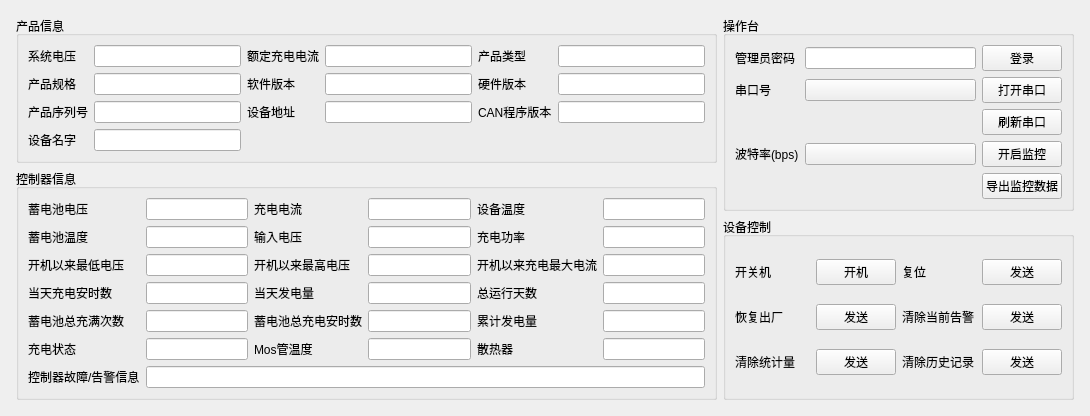
      <widget class="QWidget" name="tab">
       <attribute name="title">
        <string>实时监控</string>
       </attribute>
       <layout class="QHBoxLayout" name="horizontalLayout_2">
        <item>
         <layout class="QHBoxLayout" name="horizontalLayout_3" stretch="2,1">
          <property name="leftMargin">
           <number>5</number>
          </property>
          <property name="topMargin">
           <number>5</number>
          </property>
          <property name="rightMargin">
           <number>5</number>
          </property>
          <property name="bottomMargin">
           <number>5</number>
          </property>
          <item>
           <layout class="QVBoxLayout" name="verticalLayout" stretch="1,2">
            <item>
             <widget class="QGroupBox" name="groupBox">
              <property name="title">
               <string>产品信息</string>
              </property>
              <layout class="QHBoxLayout" name="horizontalLayout_4">
               <item>
                <layout class="QGridLayout" name="gridLayout">
                 <item row="1" column="3">
                  <widget class="QLineEdit" name="dc_software_ver"/>
                 </item>
                 <item row="2" column="5">
                  <widget class="QLineEdit" name="dc_can_ver"/>
                 </item>
                 <item row="1" column="2">
                  <widget class="QLabel" name="label_5">
                   <property name="text">
                    <string>软件版本</string>
                   </property>
                  </widget>
                 </item>
                 <item row="1" column="1">
                  <widget class="QLineEdit" name="dc_product_spec"/>
                 </item>
                 <item row="3" column="1">
                  <widget class="QLineEdit" name="dc_dev_name"/>
                 </item>
                 <item row="0" column="4">
                  <widget class="QLabel" name="label_3">
                   <property name="text">
                    <string>产品类型</string>
                   </property>
                  </widget>
                 </item>
                 <item row="0" column="2">
                  <widget class="QLabel" name="label_2">
                   <property name="text">
                    <string>额定充电电流</string>
                   </property>
                  </widget>
                 </item>
                 <item row="0" column="5">
                  <widget class="QLineEdit" name="dc_product_type"/>
                 </item>
                 <item row="3" column="0">
                  <widget class="QLabel" name="label_10">
                   <property name="text">
                    <string>设备名字</string>
                   </property>
                  </widget>
                 </item>
                 <item row="1" column="4">
                  <widget class="QLabel" name="label_6">
                   <property name="text">
                    <string>硬件版本</string>
                   </property>
                  </widget>
                 </item>
                 <item row="1" column="0">
                  <widget class="QLabel" name="label_4">
                   <property name="text">
                    <string>产品规格</string>
                   </property>
                  </widget>
                 </item>
                 <item row="2" column="1">
                  <widget class="QLineEdit" name="dc_product_sn"/>
                 </item>
                 <item row="2" column="4">
                  <widget class="QLabel" name="label_9">
                   <property name="text">
                    <string>CAN程序版本</string>
                   </property>
                  </widget>
                 </item>
                 <item row="1" column="5">
                  <widget class="QLineEdit" name="dc_hardware_ver"/>
                 </item>
                 <item row="0" column="0">
                  <widget class="QLabel" name="label">
                   <property name="text">
                    <string>系统电压</string>
                   </property>
                  </widget>
                 </item>
                 <item row="2" column="3">
                  <widget class="QLineEdit" name="dc_dev_addr"/>
                 </item>
                 <item row="2" column="2">
                  <widget class="QLabel" name="label_8">
                   <property name="text">
                    <string>设备地址</string>
                   </property>
                  </widget>
                 </item>
                 <item row="0" column="3">
                  <widget class="QLineEdit" name="dc_rate_charg_cur"/>
                 </item>
                 <item row="2" column="0">
                  <widget class="QLabel" name="label_7">
                   <property name="text">
                    <string>产品序列号</string>
                   </property>
                  </widget>
                 </item>
                 <item row="0" column="1">
                  <widget class="QLineEdit" name="dc_sys_vol"/>
                 </item>
                </layout>
               </item>
              </layout>
             </widget>
            </item>
            <item>
             <widget class="QGroupBox" name="groupBox_2">
              <property name="title">
               <string>控制器信息</string>
              </property>
              <layout class="QHBoxLayout" name="horizontalLayout_5">
               <item>
                <layout class="QGridLayout" name="gridLayout_2">
                 <item row="1" column="4">
                  <widget class="QLabel" name="label_16">
                   <property name="text">
                    <string>充电功率</string>
                   </property>
                  </widget>
                 </item>
                 <item row="4" column="0">
                  <widget class="QLabel" name="label_23">
                   <property name="text">
                    <string>蓄电池总充满次数</string>
                   </property>
                  </widget>
                 </item>
                 <item row="1" column="3">
                  <widget class="QLineEdit" name="dc_input_vol"/>
                 </item>
                 <item row="5" column="4">
                  <widget class="QLabel" name="label_28">
                   <property name="text">
                    <string>散热器</string>
                   </property>
                  </widget>
                 </item>
                 <item row="2" column="2">
                  <widget class="QLabel" name="label_18">
                   <property name="text">
                    <string>开机以来最高电压</string>
                   </property>
                  </widget>
                 </item>
                 <item row="2" column="0">
                  <widget class="QLabel" name="label_17">
                   <property name="text">
                    <string>开机以来最低电压</string>
                   </property>
                  </widget>
                 </item>
                 <item row="5" column="1">
                  <widget class="QLineEdit" name="dc_chg_state"/>
                 </item>
                 <item row="0" column="2">
                  <widget class="QLabel" name="label_12">
                   <property name="text">
                    <string>充电电流</string>
                   </property>
                  </widget>
                 </item>
                 <item row="4" column="4">
                  <widget class="QLabel" name="label_25">
                   <property name="text">
                    <string>累计发电量</string>
                   </property>
                  </widget>
                 </item>
                 <item row="3" column="1">
                  <widget class="QLineEdit" name="dc_today_chgAH"/>
                 </item>
                 <item row="2" column="5">
                  <widget class="QLineEdit" name="dc_open_max_chg_curr"/>
                 </item>
                 <item row="5" column="3">
                  <widget class="QLineEdit" name="dc_mos_tmp"/>
                 </item>
                 <item row="3" column="0">
                  <widget class="QLabel" name="label_20">
                   <property name="text">
                    <string>当天充电安时数</string>
                   </property>
                  </widget>
                 </item>
                 <item row="5" column="5">
                  <widget class="QLineEdit" name="dc_radiator"/>
                 </item>
                 <item row="3" column="3">
                  <widget class="QLineEdit" name="dc_today_genera"/>
                 </item>
                 <item row="1" column="5">
                  <widget class="QLineEdit" name="dc_charge_power"/>
                 </item>
                 <item row="2" column="1">
                  <widget class="QLineEdit" name="dc_open_min_vol"/>
                 </item>
                 <item row="4" column="3">
                  <widget class="QLineEdit" name="dc_total_bat_chgAH"/>
                 </item>
                 <item row="1" column="1">
                  <widget class="QLineEdit" name="dc_bat_tmp"/>
                 </item>
                 <item row="2" column="3">
                  <widget class="QLineEdit" name="dc_open_max_vol"/>
                 </item>
                 <item row="0" column="5">
                  <widget class="QLineEdit" name="dc_dev_tmp"/>
                 </item>
                 <item row="3" column="4">
                  <widget class="QLabel" name="label_22">
                   <property name="text">
                    <string>总运行天数</string>
                   </property>
                  </widget>
                 </item>
                 <item row="0" column="1">
                  <widget class="QLineEdit" name="dc_bat_vol"/>
                 </item>
                 <item row="0" column="4">
                  <widget class="QLabel" name="label_13">
                   <property name="text">
                    <string>设备温度</string>
                   </property>
                  </widget>
                 </item>
                 <item row="3" column="5">
                  <widget class="QLineEdit" name="dc_total_work_day"/>
                 </item>
                 <item row="1" column="2">
                  <widget class="QLabel" name="label_15">
                   <property name="text">
                    <string>输入电压</string>
                   </property>
                  </widget>
                 </item>
                 <item row="5" column="2">
                  <widget class="QLabel" name="label_27">
                   <property name="text">
                    <string>Mos管温度</string>
                   </property>
                  </widget>
                 </item>
                 <item row="0" column="0">
                  <widget class="QLabel" name="label_11">
                   <property name="text">
                    <string>蓄电池电压</string>
                   </property>
                  </widget>
                 </item>
                 <item row="1" column="0">
                  <widget class="QLabel" name="label_14">
                   <property name="text">
                    <string>蓄电池温度</string>
                   </property>
                  </widget>
                 </item>
                 <item row="4" column="2">
                  <widget class="QLabel" name="label_24">
                   <property name="text">
                    <string>蓄电池总充电安时数</string>
                   </property>
                  </widget>
                 </item>
                 <item row="0" column="3">
                  <widget class="QLineEdit" name="dc_charge_curr"/>
                 </item>
                 <item row="4" column="5">
                  <widget class="QLineEdit" name="dc_total_genera"/>
                 </item>
                 <item row="2" column="4">
                  <widget class="QLabel" name="label_19">
                   <property name="text">
                    <string>开机以来充电最大电流</string>
                   </property>
                  </widget>
                 </item>
                 <item row="3" column="2">
                  <widget class="QLabel" name="label_21">
                   <property name="text">
                    <string>当天发电量</string>
                   </property>
                  </widget>
                 </item>
                 <item row="5" column="0">
                  <widget class="QLabel" name="label_26">
                   <property name="text">
                    <string>充电状态</string>
                   </property>
                  </widget>
                 </item>
                 <item row="4" column="1">
                  <widget class="QLineEdit" name="dc_bat_overchg_times"/>
                 </item>
                 <item row="6" column="0">
                  <widget class="QLabel" name="label_29">
                   <property name="text">
                    <string>控制器故障/告警信息</string>
                   </property>
                  </widget>
                 </item>
                 <item row="6" column="1" colspan="5">
                  <widget class="QLineEdit" name="dc_fail_info"/>
                 </item>
                </layout>
               </item>
              </layout>
             </widget>
            </item>
           </layout>
          </item>
          <item>
           <layout class="QVBoxLayout" name="verticalLayout_2">
            <item>
             <widget class="QGroupBox" name="groupBox_3">
              <property name="title">
               <string>操作台</string>
              </property>
              <layout class="QHBoxLayout" name="horizontalLayout_6">
               <item>
                <layout class="QGridLayout" name="gridLayout_3">
                 <item row="2" column="2">
                  <widget class="PushButton" name="dc_refresh_port">
                   <property name="text">
                    <string>刷新串口</string>
                   </property>
                  </widget>
                 </item>
                 <item row="1" column="0">
                  <widget class="QLabel" name="label_31">
                   <property name="text">
                    <string>串口号</string>
                   </property>
                  </widget>
                 </item>
                 <item row="1" column="1">
                  <widget class="ComboBox" name="dc_port_list"/>
                 </item>
                 <item row="0" column="2">
                  <widget class="PushButton" name="dc_login">
                   <property name="styleSheet">
                    <string notr="true">PushButton, ToolButton, ToggleButton, ToggleToolButton {
    color: black;
    background: rgba(255, 255, 255, 0.7);
    border: 1px solid rgba(0, 0, 0, 0.073);
    border-bottom: 1px solid rgba(0, 0, 0, 0.183);
    border-radius: 5px;
    /* font: 14px 'HarmonyOS Sans SC'; */
    padding: 5px 12px 6px 12px;
    outline: none;
}

ToolButton {
    padding: 5px 9px 6px 8px;
}

PushButton[hasIcon=false] {
    padding: 5px 12px 6px 12px;
}

PushButton[hasIcon=true] {
    padding: 5px 12px 6px 36px;
}

DropDownToolButton, PrimaryDropDownToolButton {
    padding: 5px 31px 6px 8px;
}

DropDownPushButton[hasIcon=false],
PrimaryDropDownPushButton[hasIcon=false] {
    padding: 5px 31px 6px 12px;
}

DropDownPushButton[hasIcon=true],
PrimaryDropDownPushButton[hasIcon=true] {
    padding: 5px 31px 6px 36px;
}

PushButton:hover, ToolButton:hover, ToggleButton:hover, ToggleToolButton:hover {
    background: rgba(249, 249, 249, 0.5);
}

PushButton:pressed, ToolButton:pressed, ToggleButton:pressed, ToggleToolButton:pressed {
    color: rgba(0, 0, 0, 0.63);
    background: rgba(249, 249, 249, 0.3);
    border-bottom: 1px solid rgba(0, 0, 0, 0.073);
}

PushButton:disabled, ToolButton:disabled, ToggleButton:disabled, ToggleToolButton:disabled {
    color: rgba(0, 0, 0, 0.36);
    background: rgba(249, 249, 249, 0.3);
    border: 1px solid rgba(0, 0, 0, 0.06);
    border-bottom: 1px solid rgba(0, 0, 0, 0.06);
}


PrimaryPushButton,
PrimaryToolButton,
ToggleButton:checked,
ToggleToolButton:checked {
    color: white;
    background-color: #009faa;
    border: 1px solid #00a7b3;
    border-bottom: 1px solid #007780;
}

PrimaryPushButton:hover,
PrimaryToolButton:hover,
ToggleButton:checked:hover,
ToggleToolButton:checked:hover {
    background-color: #00a7b3;
    border: 1px solid #2daab3;
    border-bottom: 1px solid #007780;
}

PrimaryPushButton:pressed,
PrimaryToolButton:pressed,
ToggleButton:checked:pressed,
ToggleToolButton:checked:pressed {
    color: rgba(255, 255, 255, 0.63);
    background-color: #3eabb3;
    border: 1px solid #3eabb3;
}

PrimaryPushButton:disabled,
PrimaryToolButton:disabled,
ToggleButton:checked:disabled,
ToggleToolButton:checked:disabled {
    color: rgba(255, 255, 255, 0.9);
    background-color: rgb(205, 205, 205);
    border: 1px solid rgb(205, 205, 205);
}

SplitDropButton,
PrimarySplitDropButton {
    border-left: none;
    border-top-left-radius: 0;
    border-bottom-left-radius: 0;
}

#splitPushButton,
#splitToolButton,
#primarySplitPushButton,
#primarySplitToolButton {
    border-top-right-radius: 0;
    border-bottom-right-radius: 0;
}

#splitPushButton:pressed,
#splitToolButton:pressed,
SplitDropButton:pressed {
    border-bottom: 1px solid rgba(0, 0, 0, 0.183);
}

PrimarySplitDropButton:pressed {
    border-bottom: 1px solid #007780;
}

#primarySplitPushButton, #primarySplitToolButton {
    border-right: 1px solid #3eabb3;
}

#primarySplitPushButton:pressed, #primarySplitToolButton:pressed {
    border-bottom: 1px solid #007780;
}

HyperlinkButton {
    /* font: 14px 'Segoe UI', 'Microsoft YaHei'; */
    padding: 6px 12px 6px 12px;
    color: #009faa;
    border: none;
    border-radius: 6px;
    background-color: transparent;
}

HyperlinkButton[hasIcon=false] {
    padding: 6px 12px 6px 12px;
}

HyperlinkButton[hasIcon=true] {
    padding: 6px 12px 6px 36px;
}

HyperlinkButton:hover {
    color: #009faa;
    background-color: rgba(0, 0, 0, 10);
    border: none;
}

HyperlinkButton:pressed {
    color: #009faa;
    background-color: rgba(0, 0, 0, 6);
    border: none;
}

HyperlinkButton:disabled {
    color: rgba(0, 0, 0, 0.43);
    background-color: transparent;
    border: none;
}


RadioButton {
    min-height: 24px;
    max-height: 24px;
    background-color: transparent;
    font: 14px 'Segoe UI', 'Microsoft YaHei', 'PingFang SC';
    color: black;
}

RadioButton::indicator {
    width: 18px;
    height: 18px;
    border-radius: 11px;
    border: 2px solid #999999;
    background-color: rgba(0, 0, 0, 5);
    margin-right: 4px;
}

RadioButton::indicator:hover {
    background-color: rgba(0, 0, 0, 0);
}

RadioButton::indicator:pressed {
    border: 2px solid #bbbbbb;
    background-color: qradialgradient(spread:pad, cx:0.5, cy:0.5, radius:0.5, fx:0.5, fy:0.5,
            stop:0 rgb(255, 255, 255),
            stop:0.5 rgb(255, 255, 255),
            stop:0.6 rgb(225, 224, 223),
            stop:1 rgb(225, 224, 223));
}

RadioButton::indicator:checked {
    height: 22px;
    width: 22px;
    border: none;
    border-radius: 11px;
    background-color: qradialgradient(spread:pad, cx:0.5, cy:0.5, radius:0.5, fx:0.5, fy:0.5,
            stop:0 rgb(255, 255, 255),
            stop:0.5 rgb(255, 255, 255),
            stop:0.6 #009faa,
            stop:1 #009faa);
}

RadioButton::indicator:checked:hover {
    background-color: qradialgradient(spread:pad, cx:0.5, cy:0.5, radius:0.5, fx:0.5, fy:0.5,
            stop:0 rgb(255, 255, 255),
            stop:0.6 rgb(255, 255, 255),
            stop:0.7 #009faa,
            stop:1 #009faa);
}

RadioButton::indicator:checked:pressed {
    background-color: qradialgradient(spread:pad, cx:0.5, cy:0.5, radius:0.5, fx:0.5, fy:0.5,
            stop:0 rgb(255, 255, 255),
            stop:0.5 rgb(255, 255, 255),
            stop:0.6 #009faa,
            stop:1 #009faa);
}

RadioButton:disabled {
    color: rgba(0, 0, 0, 110);
}

RadioButton::indicator:disabled {
    border: 2px solid #bbbbbb;
    background-color: transparent;
}

RadioButton::indicator:disabled:checked {
    border: none;
    background-color: qradialgradient(spread:pad, cx:0.5, cy:0.5, radius:0.5, fx:0.5, fy:0.5,
            stop:0 rgb(255, 255, 255),
            stop:0.5 rgb(255, 255, 255),
            stop:0.6 rgba(0, 0, 0, 0.2169),
            stop:1 rgba(0, 0, 0, 0.2169));
}

TransparentToolButton,
TransparentToggleToolButton,
TransparentDropDownToolButton,
TransparentPushButton,
TransparentDropDownPushButton,
TransparentTogglePushButton {
    background-color: transparent;
    border: none;
    border-radius: 5px;
    margin: 0;
}

TransparentToolButton:hover,
TransparentToggleToolButton:hover,
TransparentDropDownToolButton:hover,
TransparentPushButton:hover,
TransparentDropDownPushButton:hover,
TransparentTogglePushButton:hover {
    background-color: rgba(0, 0, 0, 9);
    border: none;
}

TransparentToolButton:pressed,
TransparentToggleToolButton:pressed,
TransparentDropDownToolButton:pressed,
TransparentPushButton:pressed,
TransparentDropDownPushButton:pressed,
TransparentTogglePushButton:pressed {
    background-color: rgba(0, 0, 0, 6);
    border: none;
}

TransparentToolButton:disabled,
TransparentToggleToolButton:disabled,
TransparentDropDownToolButton:disabled,
TransprentPushButton:disabled,
TransparentDropDownPushButton:disabled,
TransprentTogglePushButton:disabled {
    background-color: transparent;
    border: none;
}


PillPushButton,
PillPushButton:hover,
PillPushButton:pressed,
PillPushButton:disabled,
PillPushButton:checked,
PillPushButton:checked:hover,
PillPushButton:checked:pressed,
PillPushButton:disabled:checked,
PillToolButton,
PillToolButton:hover,
PillToolButton:pressed,
PillToolButton:disabled,
PillToolButton:checked,
PillToolButton:checked:hover,
PillToolButton:checked:pressed,
PillToolButton:disabled:checked {
    background-color: transparent;
    border: none;
}
</string>
                   </property>
                   <property name="text">
                    <string>登录</string>
                   </property>
                  </widget>
                 </item>
                 <item row="3" column="2">
                  <widget class="PushButton" name="dc_open_monitor">
                   <property name="text">
                    <string>开启监控</string>
                   </property>
                  </widget>
                 </item>
                 <item row="3" column="0">
                  <widget class="QLabel" name="label_32">
                   <property name="text">
                    <string>波特率(bps)</string>
                   </property>
                  </widget>
                 </item>
                 <item row="0" column="0">
                  <widget class="QLabel" name="label_30">
                   <property name="text">
                    <string>管理员密码</string>
                   </property>
                  </widget>
                 </item>
                 <item row="1" column="2">
                  <widget class="PushButton" name="dc_open_port">
                   <property name="text">
                    <string>打开串口</string>
                   </property>
                  </widget>
                 </item>
                 <item row="3" column="1">
                  <widget class="ComboBox" name="dc_baud_list"/>
                 </item>
                 <item row="4" column="2">
                  <widget class="PushButton" name="dc_export_monitor">
                   <property name="text">
                    <string>导出监控数据</string>
                   </property>
                  </widget>
                 </item>
                 <item row="0" column="1">
                  <widget class="PasswordLineEdit" name="PasswordLineEdit"/>
                 </item>
                </layout>
               </item>
              </layout>
             </widget>
            </item>
            <item>
             <widget class="QGroupBox" name="groupBox_4">
              <property name="title">
               <string>设备控制</string>
              </property>
              <layout class="QHBoxLayout" name="horizontalLayout_7">
               <item>
                <layout class="QGridLayout" name="gridLayout_4">
                 <item row="1" column="2">
                  <widget class="QLabel" name="label_37">
                   <property name="text">
                    <string>清除当前告警</string>
                   </property>
                  </widget>
                 </item>
                 <item row="1" column="0">
                  <widget class="QLabel" name="label_35">
                   <property name="text">
                    <string>恢复出厂</string>
                   </property>
                  </widget>
                 </item>
                 <item row="2" column="0">
                  <widget class="QLabel" name="label_36">
                   <property name="text">
                    <string>清除统计量</string>
                   </property>
                  </widget>
                 </item>
                 <item row="2" column="2">
                  <widget class="QLabel" name="label_38">
                   <property name="text">
                    <string>清除历史记录</string>
                   </property>
                  </widget>
                 </item>
                 <item row="0" column="2">
                  <widget class="QLabel" name="label_34">
                   <property name="text">
                    <string>复位</string>
                   </property>
                  </widget>
                 </item>
                 <item row="0" column="0">
                  <widget class="QLabel" name="label_33">
                   <property name="text">
                    <string>开关机</string>
                   </property>
                  </widget>
                 </item>
                 <item row="0" column="1">
                  <widget class="PushButton" name="dc_onoff_power">
                   <property name="text">
                    <string>开机</string>
                   </property>
                  </widget>
                 </item>
                 <item row="0" column="3">
                  <widget class="PushButton" name="dc_reset">
                   <property name="text">
                    <string>发送</string>
                   </property>
                  </widget>
                 </item>
                 <item row="1" column="1">
                  <widget class="PushButton" name="dc_factory_setting">
                   <property name="text">
                    <string>发送</string>
                   </property>
                  </widget>
                 </item>
                 <item row="1" column="3">
                  <widget class="PushButton" name="dc_clear_alarm">
                   <property name="text">
                    <string>发送</string>
                   </property>
                  </widget>
                 </item>
                 <item row="2" column="1">
                  <widget class="PushButton" name="dc_clear_statistic">
                   <property name="text">
                    <string>发送</string>
                   </property>
                  </widget>
                 </item>
                 <item row="2" column="3">
                  <widget class="PushButton" name="dc_clear_his">
                   <property name="text">
                    <string>发送</string>
                   </property>
                  </widget>
                 </item>
                </layout>
               </item>
              </layout>
             </widget>
            </item>
           </layout>
          </item>
         </layout>
        </item>
       </layout>
      </widget>
